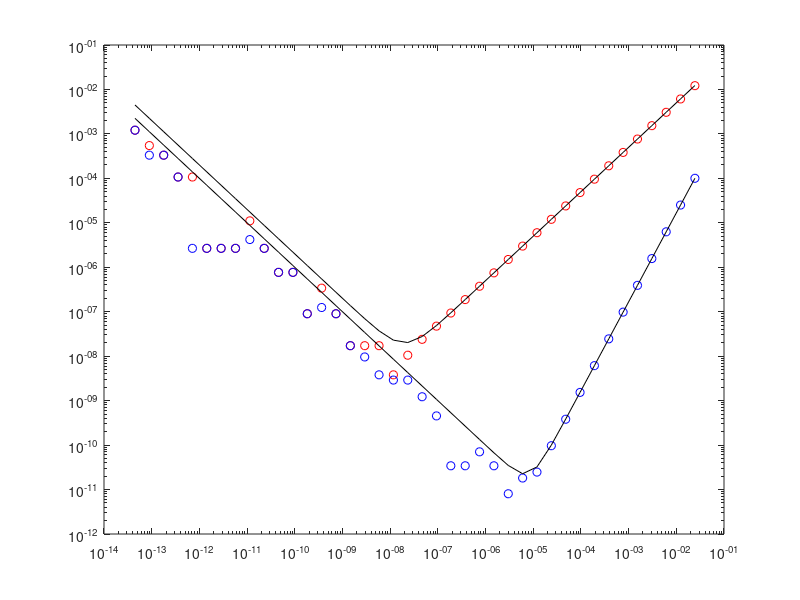

Write MATLAB code to recreate this figure.
clear all; close all;
x = pi/4;

h0 = pi/64;

for k = 1:40

    h = h0/(2^k)

    fd1 = (cos(x + h) - cos(x))/h

    fd2 = (cos(x + h) - cos(x - h))/2/h

    exact = -sin(x);

    err1(k) = abs(exact - fd1)/abs(exact)
    err2(k) = abs(exact - fd2)/abs(exact)
    
    h_array(k) = h
    
end

figure(1)
loglog(h_array, err1, 'ro')
hold on
loglog(h_array, h_array/2 + 2*10^(-16)./h_array, 'k')

loglog(h_array, err2, 'bo')
loglog(h_array, h_array.^2/6 + 10^(-16)./h_array, 'k')
